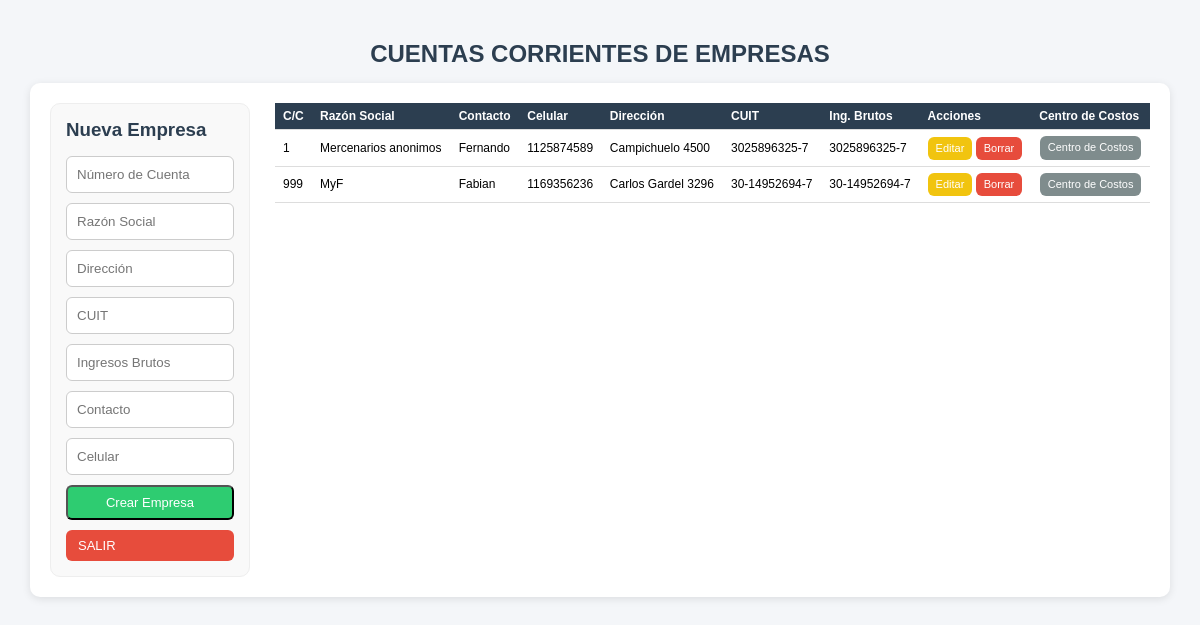
Page /php/00_administracion/cuentas_empresas/listado_empresas.php (signed in) on the earlier database version.
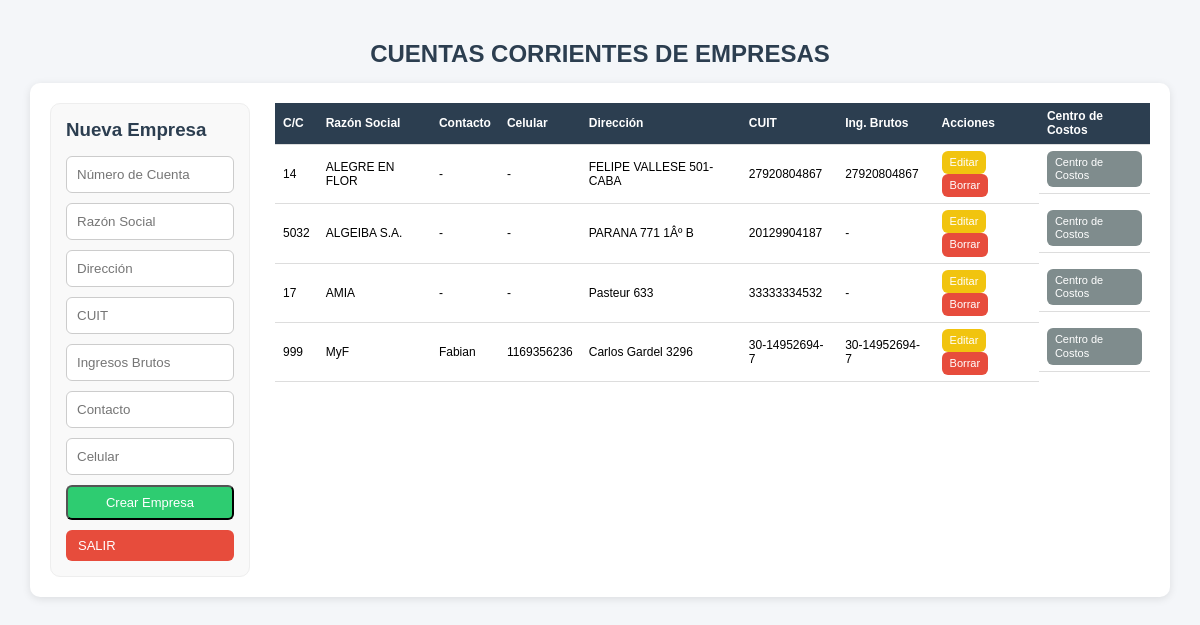
Same page on the later database version.
### tables this page shows
CREATE TABLE `cuenta_empresa` (
  `id` int(4) NOT NULL,
  `id_empresa` int(4) NOT NULL,
  `razon_social` varchar(50) NOT NULL,
  `dir` varchar(50) NOT NULL,
  `cuit` varchar(20) DEFAULT NULL,
  `inc_brutos` varchar(20) DEFAULT NULL,
  `contacto_1` varchar(50) DEFAULT NULL,
  `cel_1` int(10) DEFAULT NULL,
  `observaciones` int(4) NOT NULL
);

### funciones/funciones.php (called while the page is built, shortened)
<?php
function conexion()
{
    $host = 'localhost';
    $db   = 'app_viajes';
    $user = 'root';
    $pass = 'belgrado';
    try {
        $dsn = "mysql:host=$host;dbname=$db;charset=utf8mb4";
        $conn = new PDO($dsn, $user, $pass, [
            PDO::ATTR_ERRMODE => PDO::ERRMODE_EXCEPTION,
            PDO::ATTR_DEFAULT_FETCH_MODE => PDO::FETCH_ASSOC,
            PDO::MYSQL_ATTR_INIT_COMMAND => "SET NAMES utf8mb4"
        ]);
        return $conn;
    } catch (PDOException $e) {
        echo "Error de conexión: " . $e->getMessage();
    }
}
?>
<?php
function obtenerEmpresas()
{
    $pdo = conexion();
    $sql = "SELECT * FROM cuenta_empresa ORDER BY razon_social ASC";
    return $pdo->query($sql)->fetchAll(PDO::FETCH_ASSOC);
}

### php/00_administracion/cuentas_empresas/listado_empresas.php (the view, shortened to what this page needs)
<?php
include_once "../../../funciones/funciones.php";
$empresa = null;
$empresas = obtenerEmpresas();
?>
<!DOCTYPE html>
<html lang="es">
<head>
    <link rel="stylesheet" href="../../../css/estilos.css">
</head>
<body>
    <div class="container">
        <h2 class="text-center">
            CUENTAS CORRIENTES DE EMPRESAS
        </h2>
        <div class="card operadores-layout">
            <div class="col-form">
                <h3>
                    <?= $empresa ? "Editar Empresa" : "Nueva Empresa"; ?>
                </h3>
                <form method="POST">
                    <input
                        type="number"
                        name="numero_cuenta"
                        placeholder="Número de Cuenta"
                        value="<?= $empresa['id_empresa'] ?? '' ?>"
                        required>
                    <input
                        type="text"
                        name="razon_social"
                        placeholder="Razón Social"
                        value="<?= $empresa['razon_social'] ?? '' ?>"
                        required>
                    <input
                        type="text"
                        name="dir"
                        placeholder="Dirección"
                        value="<?= $empresa['dir'] ?? '' ?>">
                    <input
                        type="text"
                        name="cuit"
                        placeholder="CUIT"
                        value="<?= $empresa['cuit'] ?? '' ?>">
                    <input
                        type="text"
                        name="inc_brutos"
                        placeholder="Ingresos Brutos"
                        value="<?= $empresa['inc_brutos'] ?? '' ?>">
                    <input
                        type="text"
                        name="contacto_1"
                        placeholder="Contacto"
                        value="<?= $empresa['contacto_1'] ?? '' ?>">
                    <input
                        type="text"
                        name="cel_1"
                        placeholder="Celular"
                        value="<?= $empresa['cel_1'] ?? '' ?>">
                    <button
                        type="submit"
                        name="guardar"
                        class="btn btn-success">
                        <?= $empresa ? "Actualizar" : "Crear Empresa"; ?>
                    </button>
                    <a href="../../inicio_0.php" class="btn btn-danger">
                        SALIR
                    </a>
                </form>
            </div>
            <div class="col-tabla">
                <table class="table">
                    <thead>
                        <tr>
                            <th>C/C</th>
                            <th>Razón Social</th>
                            <th>Contacto</th>
                            <th>Celular</th>
                            <th>Dirección</th>
                            <th>CUIT</th>
                            <th>Ing. Brutos</th>
                            <th>Acciones</th>
                            <th>Centro de Costos</th>
                        </tr>
                    </thead>
                    <tbody>
                        <?php foreach ($empresas as $e): ?>
                            <tr>
                                <td><?= $e['id_empresa'] ?></td>
                                <td>
                                    <?= htmlspecialchars($e['razon_social']) ?>
                                </td>
                                <td>
                                    <?= htmlspecialchars($e['contacto_1'] ?? '-') ?>
                                </td>
                                <td>
                                    <?= htmlspecialchars($e['cel_1'] ?? '-') ?>
                                </td>
                                <td>
                                    <?= htmlspecialchars($e['dir'] ?? '-') ?>
                                </td>
                                <td>
                                    <?= htmlspecialchars($e['cuit'] ?? '-') ?>
                                </td>
                                <td>
                                    <?= htmlspecialchars($e['inc_brutos'] ?? '-') ?>
                                </td>
                                <td>
                                    <a
                                        href="?editar=<?= $e['id'] ?>"
                                        class="btn btn-warning">
                                        Editar
                                    </a>
                                    <a
                                        href="?borrar=<?= $e['id'] ?>"
                                        class="btn btn-danger"
                                        onclick="return confirm('¿Eliminar empresa?')">
                                        Borrar
                                    </a>
                                </td>
                                <td>
                                    <a
                                        href="centro_de_costos.php?id_empresa=<?= $e['id'] ?>"
                                        class="btn btn-gray">
                                        Centro de Costos
                                    </a>
                                </td>
                            </tr>
                        <?php endforeach; ?>
                    </tbody>
                </table>
            </div>
        </div>
    </div>
</body>
</html>

### css/estilos.css (style rules this page uses)
:root { --primary: #3498db; --success: #2ecc71; --warning: #f1c40f; --danger: #e74c3c; --dark: #2c3e50; --gray: #7f8c8d; --bg: #f4f6f9; }
* { margin: 0; padding: 0; box-sizing: border-box; }
body { font-family: Arial, sans-serif; background: var(--bg); }
.container { width: 95%; max-width: 1200px; margin: 30px auto; }
h2, h3 { margin-bottom: 15px; color: var(--dark); }
.text-center { text-align: center; }
.card { background: #fff; padding: 20px; border-radius: 10px; box-shadow: 0 2px 8px rgba(0,0,0,0.1); }
.btn { display: inline-block; padding: 8px 12px; border-radius: 6px; text-decoration: none; color: #fff; font-size: 13px; }
.btn-success { background: var(--success); }
.btn-warning { background: var(--warning); }
.btn-danger { background: var(--danger); }
.btn-gray { background: var(--gray); }
form { display: flex; flex-direction: column; gap: 10px; }
input, select { padding: 10px; border-radius: 6px; border: 1px solid #ccc; }
.table { width: 100%; border-collapse: collapse; }
.table thead { background: var(--dark); color: white; }
.table th, .table td { padding: 10px; border-bottom: 1px solid #ddd; }
.operadores-layout { display: grid; grid-template-columns: 200px 1fr !important; gap: 25px; align-items: start; }
.col-form { background: #fafafa; padding: 15px; border-radius: 8px; border: 1px solid #eee; position: sticky; top: 20px; }
.col-tabla { overflow-x: auto; }
.container { max-width: 1200px; margin: 40px auto; }
.operadores-layout { display: grid; grid-template-columns: 320px 1fr; gap: 25px; align-items: start; }
.col-form { background: #f9f9f9; padding: 15px; border-radius: 10px; }
.col-tabla { width: 100%; }
.table th, .table td { padding: 10px; text-align: left; }
.table td:last-child { display: flex; gap: 5px; justify-content: center; align-items: center; }
.table { font-size: 12px; }
.table th, .table td { padding: 6px 8px; line-height: 1.2; }
.table .btn { font-size: 11px; padding: 5px 8px; }

Differences in the rows shown:
removed cuenta_empresa: id_empresa "1", razon_social "Mercenarios anonimos", contacto_1 "Fernando", cel_1 "1125874589", dir "Campichuelo 4500", cuit "3025896325-7", inc_brutos "3025896325-7"
added cuenta_empresa: id_empresa "14", razon_social "ALEGRE EN FLOR", contacto_1 "-", cel_1 "-", dir "FELIPE VALLESE 501-CABA", cuit "27920804867", inc_brutos "27920804867"
added cuenta_empresa: id_empresa "5032", razon_social "ALGEIBA S.A.", contacto_1 "-", cel_1 "-", dir "PARANA 771 1Âº B", cuit "20129904187", inc_brutos "-"
added cuenta_empresa: id_empresa "17", razon_social "AMIA", contacto_1 "-", cel_1 "-", dir "Pasteur 633", cuit "33333334532", inc_brutos "-"
